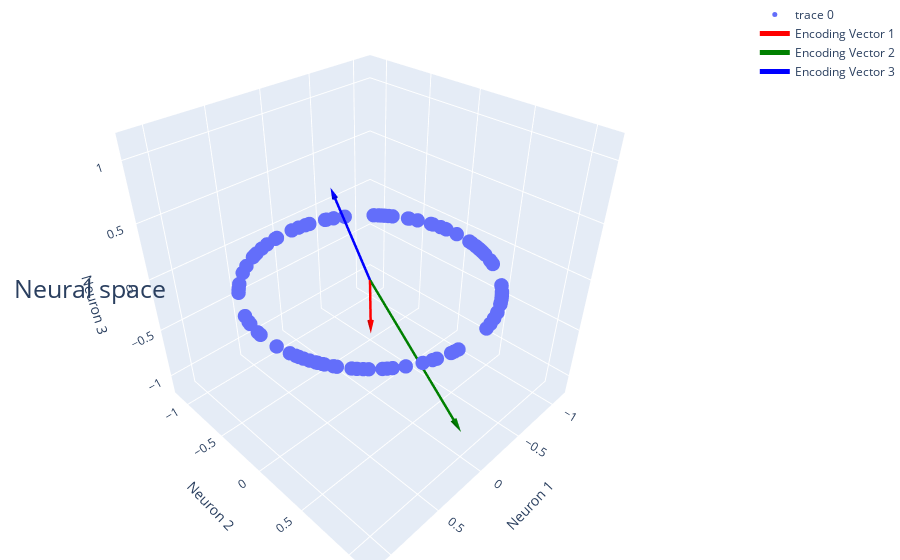

The cell this chart's notebook holds for it:
### Code cell
colors = ['red', 'green', 'blue']

scatter = go.Scatter3d(x=x, y=y, z=z, mode='markers', marker=dict(size=5))

# Adding vectors as lines and cones
lines_and_cones = []
for idx, (vector, color) in enumerate(zip(new_vectors, colors)):
    # Line (shaft of the arrow)
    lines_and_cones.append(
        go.Scatter3d(
            x=[0, vector[0]], y=[0, vector[1]], z=[0, vector[2]],
            mode='lines', line=dict(color=color, width=5),
            name=f'Encoding Vector {idx+1}'
        )
    )
    
    # Cone (head of the arrow)
    lines_and_cones.append(
        go.Cone(
            x=[vector[0]], y=[vector[1]], z=[vector[2]], 
            u=[vector[0]/10], v=[vector[1]/10], w=[vector[2]/10],
            showscale=False, colorscale=[[0, color], [1, color]],
            sizemode='absolute', sizeref=0.1
        )
    )

# Create figure and add traces
fig = go.Figure(data=[scatter] + lines_and_cones)

# Update layout
fig.update_layout(
    title={
        'text': "Neural space",
        'y':0.5,
        'x':0.1,
        'xanchor': 'center',
        'yanchor': 'top',
        'font': dict(
            size=25
        )
    },
    scene=dict(
        aspectmode='cube',
        xaxis=dict(range=[-1.2, 1.2], title='Neuron 1'),
        yaxis=dict(range=[-1.2, 1.2], title='Neuron 2'),
        zaxis=dict(range=[-1.2, 1.2], title='Neuron 3')
    ),
    margin=dict(l=0, r=0, b=0, t=0)
)

# Show the plot
fig.show()

### Figure 1 — Plotly figure (JSON) as saved in the notebook; plotly's stock layout.template omitted (floating-point values rounded to 4 significant figures)
{"data": [{"marker": {"size": 5}, "mode": "markers", "type": "scatter3d", "x": [-0.5286, -0.8754, 0.2136, 0.1513, 0.9641, -0.906, 0.9949, -0.2241, -0.187, -0.7575, 0.9759, 0.7942, 0.7148, -0.3782, -0.5184, 0.7872, -0.9784, -0.5748, 0.1258, 0.4173, 0.3247, -0.1603, -0.9992, 0.9973, -0.7867, 0.2123, -0.6574, -0.7918, -0.3685, -0.04629, -0.7582, -0.9277, 0.1845, 0.4122, -0.9968, 0.9942, 0.4209, 0.8861, -0.9741, -0.5477, -0.4769, -0.8326, -0.9449, 0.9572, 0.844, 0.8559, 0.1203, -0.9974, -0.2873, -0.4389, 0.6347, 0.9082, 0.931, 0.9689, 0.3138, -0.3579, 0.4426, -0.9353, 0.6258, 0.5561, 0.9131, 0.3547, 0.7792, -0.2905, -0.8465, -0.4556, -0.9623, -0.5914, 0.6486, 0.9479, -0.5399, -0.3648, -0.2218, -0.9816, 0.7657, -0.9027, 0.9757, -0.6494, -0.5224, 0.3903, -0.9146, -0.1181, 0.8913, -0.8647, 0.9467, 0.2425, -0.7716, 0.7426, 0.8136, 0.5972, 0.1385, -0.9751, -0.7282, 0.739, -0.9558, -0.9371, 0.5245, -0.8112, -0.9483, -0.9913], "y": [-0.8488, 0.4835, 0.9769, 0.9885, 0.2656, -0.4234, 0.1013, -0.9746, -0.9824, -0.6528, 0.2182, -0.6076, 0.6993, -0.9257, 0.8551, 0.6167, -0.2068, 0.8183, -0.9921, -0.9088, 0.9458, 0.9871, 0.04094, -0.07324, -0.6173, 0.9772, 0.7535, -0.6108, -0.9296, -0.9989, -0.6521, 0.3732, 0.9828, -0.9111, -0.08, -0.1077, 0.9071, 0.4635, -0.2263, 0.8367, 0.879, -0.5539, 0.3273, 0.2894, 0.5363, 0.5171, -0.9927, -0.07171, 0.9578, -0.8986, -0.7727, 0.4186, 0.365, -0.2474, -0.9495, 0.9338, -0.8967, 0.3538, 0.78, -0.8311, 0.4076, 0.935, -0.6268, 0.9569, 0.5325, 0.8902, 0.272, 0.8064, 0.7612, -0.3184, 0.8417, 0.9311, 0.9751, 0.1908, 0.6432, -0.4302, -0.2189, 0.7604, 0.8527, -0.9207, 0.4043, -0.993, 0.4535, 0.5022, 0.3222, -0.9701, -0.6361, -0.6698, -0.5815, 0.8021, -0.9904, 0.2218, -0.6853, 0.6737, 0.294, -0.349, 0.8514, -0.5847, 0.3175, -0.1318], "z": [0, 0, 0, 0, 0, 0, 0, 0, 0, 0, 0, 0, 0, 0, 0, 0, 0, 0, 0, 0, 0, 0, 0, 0, 0, 0, 0, 0, 0, 0, 0, 0, 0, 0, 0, 0, 0, 0, 0, 0, 0, 0, 0, 0, 0, 0, 0, 0, 0, 0, 0, 0, 0, 0, 0, 0, 0, 0, 0, 0, 0, 0, 0, 0, 0, 0, 0, 0, 0, 0, 0, 0, 0, 0, 0, 0, 0, 0, 0, 0, 0, 0, 0, 0, 0, 0, 0, 0, 0, 0, 0, 0, 0, 0, 0, 0, 0, 0, 0, 0]}, {"line": {"color": "red", "width": 5}, "mode": "lines", "name": "Encoding Vector 1", "type": "scatter3d", "x": [0, 0.1909], "y": [0, 0.1978], "z": [0, -0.2085]}, {"colorscale": [[0, "red"], [1, "red"]], "showscale": false, "sizemode": "absolute", "sizeref": 0.1, "type": "cone", "u": [0.01909], "v": [0.01978], "w": [-0.02085], "x": [0.1909], "y": [0.1978], "z": [-0.2085]}, {"line": {"color": "green", "width": 5}, "mode": "lines", "name": "Encoding Vector 2", "type": "scatter3d", "x": [0, 0.1978], "y": [0, 1.061], "z": [0, -0.6199]}, {"colorscale": [[0, "green"], [1, "green"]], "showscale": false, "sizemode": "absolute", "sizeref": 0.1, "type": "cone", "u": [0.01978], "v": [0.1061], "w": [-0.06199], "x": [0.1978], "y": [1.061], "z": [-0.6199]}, {"line": {"color": "blue", "width": 5}, "mode": "lines", "name": "Encoding Vector 3", "type": "scatter3d", "x": [0, -0.2085], "y": [0, -0.6199], "z": [0, 0.4182]}, {"colorscale": [[0, "blue"], [1, "blue"]], "showscale": false, "sizemode": "absolute", "sizeref": 0.1, "type": "cone", "u": [-0.02085], "v": [-0.06199], "w": [0.04182], "x": [-0.2085], "y": [-0.6199], "z": [0.4182]}], "layout": {"margin": {"b": 0, "l": 0, "r": 0, "t": 0}, "scene": {"aspectmode": "cube", "xaxis": {"range": [-1.2, 1.2], "title": {"text": "Neuron 1"}}, "yaxis": {"range": [-1.2, 1.2], "title": {"text": "Neuron 2"}}, "zaxis": {"range": [-1.2, 1.2], "title": {"text": "Neuron 3"}}}, "title": {"font": {"size": 25}, "text": "Neural space", "x": 0.1, "xanchor": "center", "y": 0.5, "yanchor": "top"}}}
